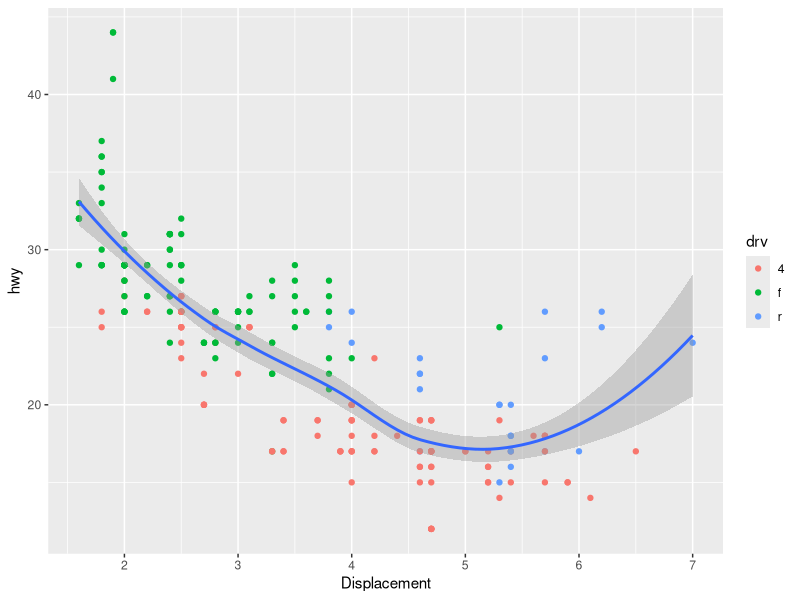

R code for this plot:
## ---- chunk 1
library(ggplot2)

ggplot(mpg, aes(x = displ, y = hwy)) +
  geom_point(aes(color = drv)) +
  geom_smooth() +
  labs(x = "Displacement")
## ---- chunk 2
knitr::include_url("/slides/01-slides.html")
